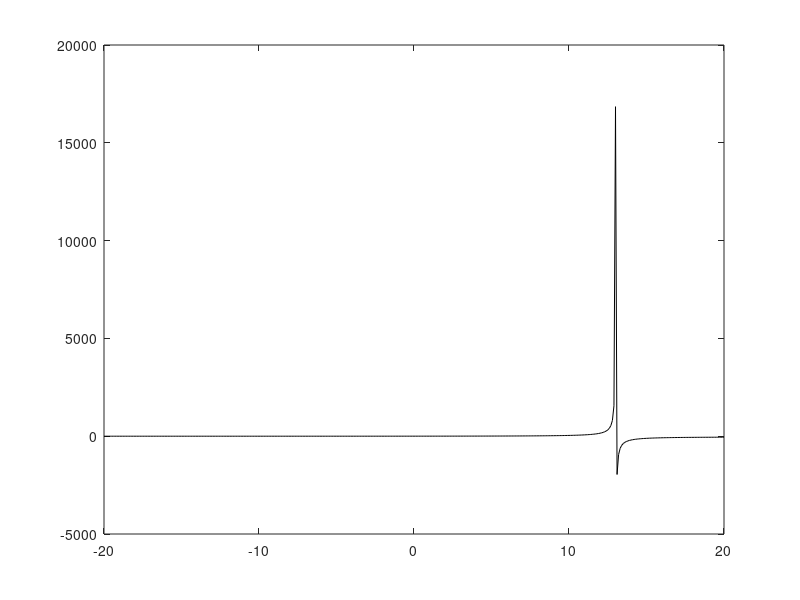
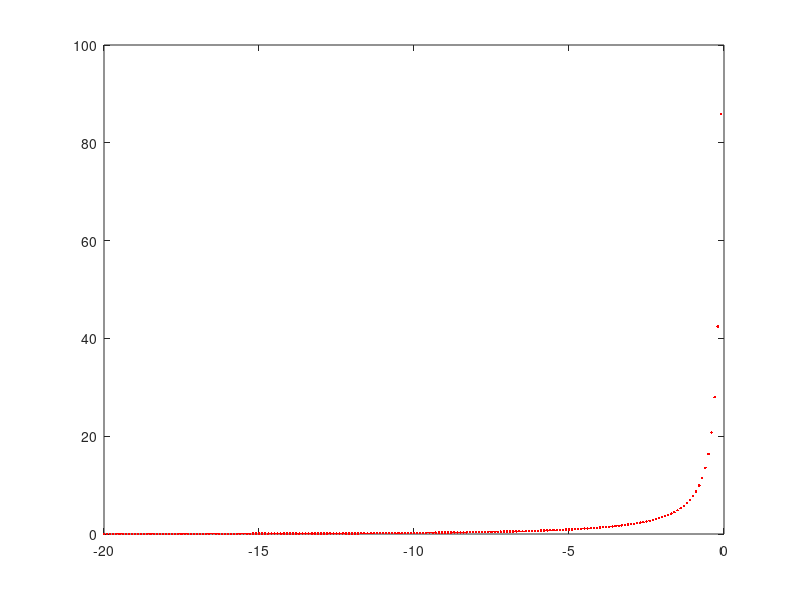

Here is the MATLAB script that generated these plots, in order:
function testDelta()
th_dB = (-20:0.1:20) ; % dB
th = 10.^(th_dB/10);
tm_dB = (-20:0.1:0) ; % dB
tm = 10.^(tm_dB/10);
e = 0.5;
theta_d = 0.05;

delta_h = th ./ (e - theta_d*(1-e).*th);
delta_m = tm ./ (1 - e.*(1 + tm));

figure;
plot(th_dB,delta_h,'k-')
figure;
plot(tm_dB,delta_m,'r.')

end